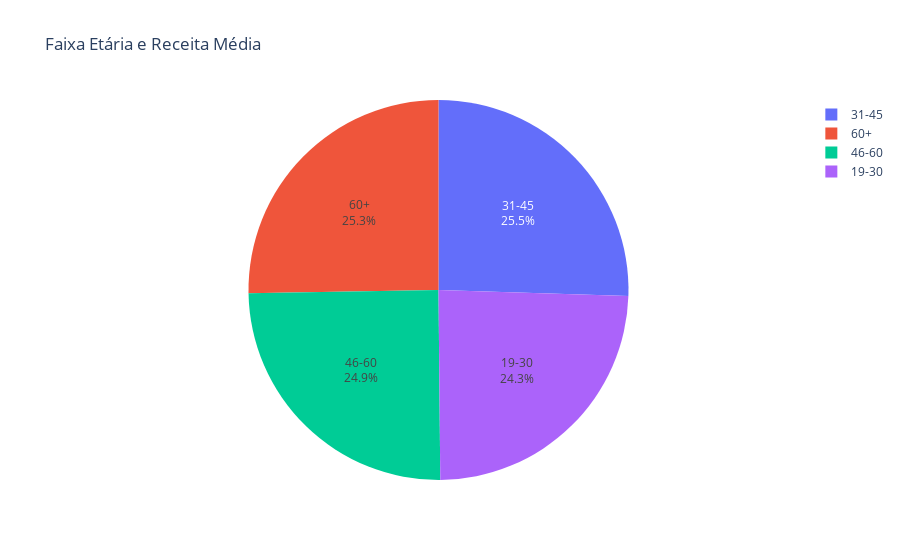

Notebook code cell kept with this figure:
### Code cell
# Dados já calculados
idade_media_produto = base.groupby(faixa_etaria)['Receita'].mean().reset_index()
idade_media_produto.columns = ['Faixa Etária', 'Receita Média']

# Gráfico de pizza
fig = px.pie(
    idade_media_produto,
    names='Faixa Etária',
    values='Receita Média',
    title='Faixa Etária e Receita Média',
)

# Mostrar label + porcentagem dentro da fatia
fig.update_traces(
    textposition='inside',
    textinfo='percent+label'
)

fig.update_layout(template='plotly_white')

fig.show()

### Figure 1 — Plotly figure (JSON) as saved in the notebook; plotly's stock layout.template omitted (floating-point values rounded to 4 significant figures)
{"data": [{"domain": {"x": [0, 1], "y": [0, 1]}, "hovertemplate": "Faixa Etária=%{label}<br>Receita Média=%{value}<extra></extra>", "labels": ["Até 18", "19-30", "31-45", "46-60", "60+"], "legendgroup": "", "name": "", "showlegend": true, "textinfo": "percent+label", "textposition": "inside", "type": "pie", "values": [null, 9820.0, 10290.0, 10040.0, 10200.0]}], "layout": {"legend": {"tracegroupgap": 0}, "title": {"text": "Faixa Etária e Receita Média"}}}
